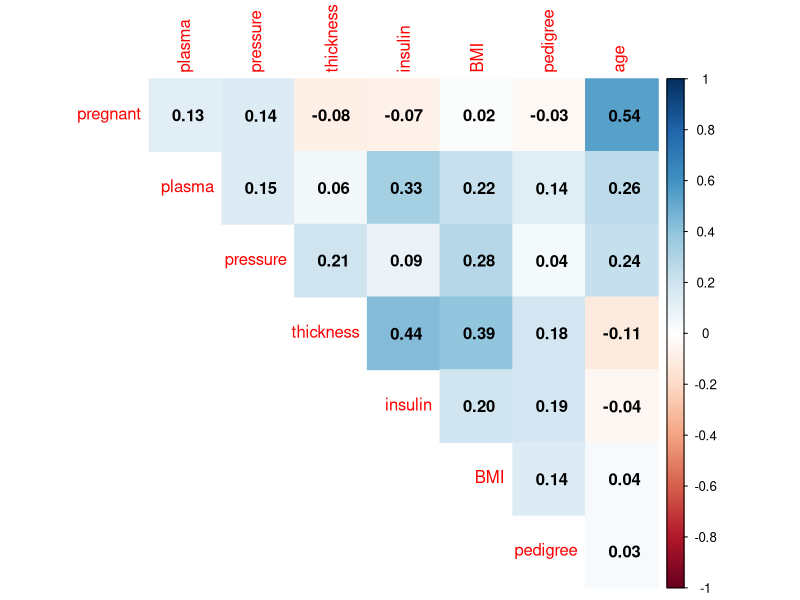
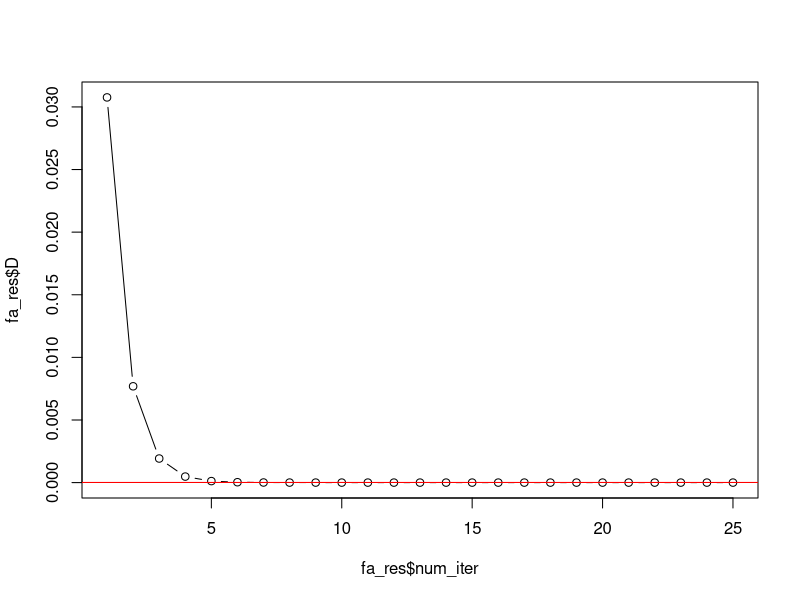
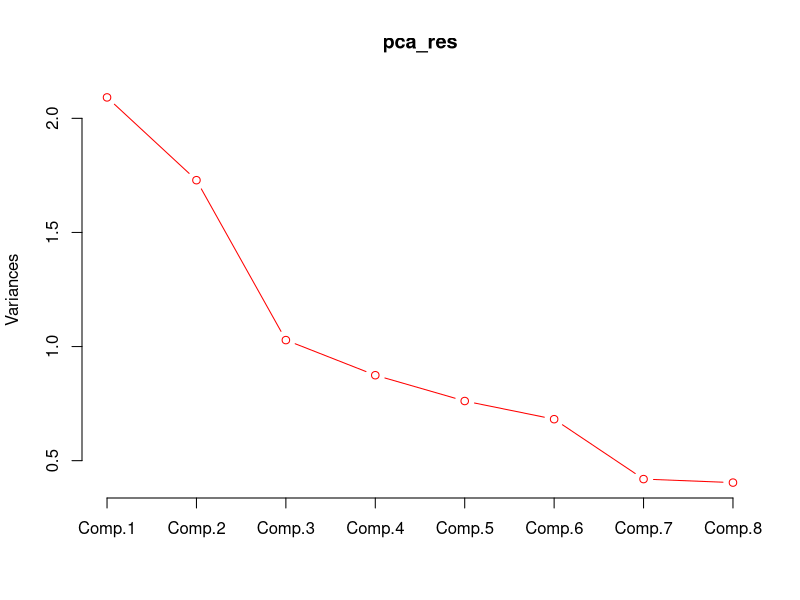

Write the R code that produced these figures, in order. (Note: this script raises an error after producing the figures.)


######################## 6주차 #########################
###                    요인분석                      ###
########################################################


## 1. 데이터 불러오기
getwd()
pima <- read.csv("pima.csv", header = T)
pima$diabetes <- factor(pima$diabetes, levels = c(0, 1), labels = (c("정상", "당뇨")))


## 2. 표준화
str(pima)
pima[, -9] <- scale(pima[, -9])

apply(pima[, -9], 2, mean) ; apply(pima[, -9], 2, sd)


## 3. 주성분분석의 공분산행렬의 분산은 회귀분석의 결정계수로 대체
cor_mat <- cor(pima[, -9])
library(corrplot)

corrplot(cor_mat, method = "color", diag = F, type = "upper", 
         addCoef.col = "black", number.digits = 2)


pima_ex <- pima[c("pregnant", "age")]
apply(pima_ex, 2, sd)
cov(pima_ex)

fit1 <- lm(pima_ex$age ~ pima_ex$pregnant)
fit2 <- lm(pima_ex$pregnant ~ pima_ex$age)

fit1_res <- summary(fit1)
summary(fit2)
  
  
## 4. 업데이트된 공분산행렬의 고유값과 고유벡터 구하기
old_mat <- matrix(c(fit1_res$r.squared, cov(pima_ex)[2], cov(pima_ex)[2], fit1_res$r.squared),
                  ncol = 2, byrow = FALSE)
old_mat
eigen(old_mat)



## 5. 반복 알고리즘 : 공통성의 초기 추정값을 이용해서 기존의 공통성과 재추정한 공통성의 차이
cal_cnew <- function(new_value) {
  sxy <- cov(pima_ex)[2]
  new_mat <- matrix(c(new_value, sxy, sxy, new_value), ncol = 2, byrow = F)
  eigen_val <- eigen(new_mat)$values[1]
  eigen_vec <- eigen(new_mat)$vectors[1]
  print(eigen(new_mat)$values) ; print(eigen(new_mat)$vectors)
  
  c_new <- (eigen_vec * sqrt(eigen_val))^2
  
  return(c_new)
}

c_old <- fit1_res$r.squared
c_new <- c()

iter <- 1
while (iter <= 25) {
  print(iter)
  #print(c_old)
  
  c_old <- cal_cnew(new_value = c_old)
  c_new[iter] <- c_old
  
  iter <- iter + 1 
  c_old <- c_old 
}


fa_res <- data.frame("num_iter" = 1:25,
                     "c_old" = c(fit1_res$r.squared, c_new[-25]),
                     "c_new" = c_new)
fa_res$D <- (fa_res$c_old - fa_res$c_new)^2 * 2  
fa_res$D < 0.00001
plot(x = fa_res$num_iter, y = fa_res$D, type = "b")
abline(h = 0.00001, col = "red")

pca_res <- princomp(pima[, -9], cor = F)
screeplot(pca_res, col = "red", type = "lines", npcs = length(pca_res$sdev))



## 요인분석 실시  (알고리즘) 주축요인추출법, (요인 수 결정) - 주축요인, 주성분분석(제일 많이씀), 최대우도법
## 반복 알고리즘과 공통성(community) 비교
fa(pima_ex, nfactors = 1, fm ="pa", rotate = "varimax")  # pa : 주축요인, ml : 최대우도법


## 1) 요인 수 결정  
library(GPArotation)
library(psych)

pfa_res <- princomp(pima[, -9], cor = F)
summary(pfa_res)
pca_res$sdev^2
screeplot(pfa_res, type = "lines", pch = 19)
abline(h = 1, col = "red")



## 2) 요인 갯수 지정 후 요인회전 적용하여 요인분석 실시
pfa_final <- principal(pima[-9], rotate = "varimax", nfactors = 3)
plot(pfa_final)

plot(pfa_final$loading[, c(1:2)])
text(pfa_final$loadings[, c(1:2)], colnames(pima[-9]))

biplot(pfa_final)
fa.diagram(pfa_final)
pfa_final$loadings


## 다른 방법 : 최대우도법
pfa_final2 <- factanal(pima[, -9], factor = 3, n.obs = nrow(pima),
                       rotation = "varimax", score = "regression")
pfa_final2

print(pfa_final2, cutoff = 0)


